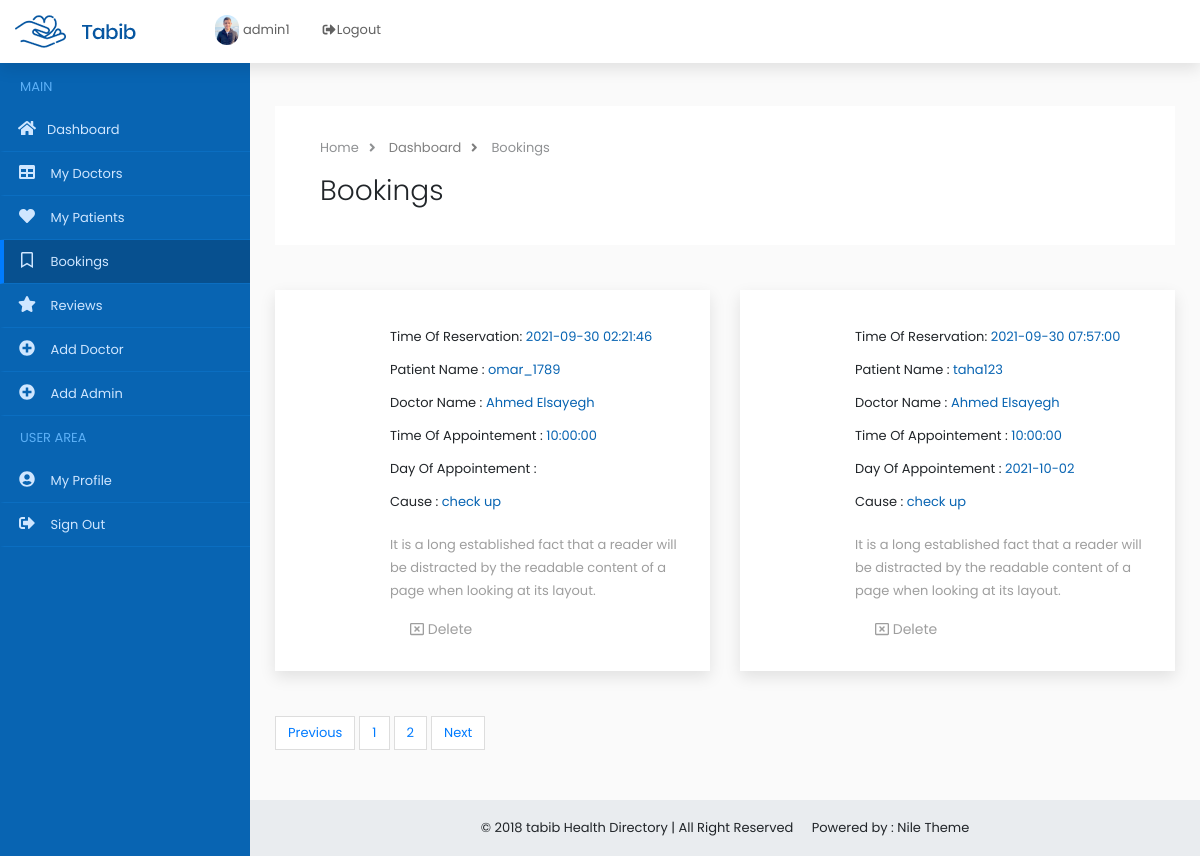
The page /admin/dashboard-bookings.php?id=1 on the database its author committed.
### tables this page shows
CREATE TABLE IF NOT EXISTS `appointment` (
  `appointment_id` int UNSIGNED NOT NULL AUTO_INCREMENT,
  `patient_id` int UNSIGNED NOT NULL,
  `doctor_id` int UNSIGNED NOT NULL,
  `cause` enum('check up','consultation') NOT NULL,
  `time_appointment` time NOT NULL,
  `time_reservation` datetime DEFAULT CURRENT_TIMESTAMP,
  `day_appointment` date DEFAULT NULL,
  PRIMARY KEY (`appointment_id`),
  KEY `patient_id` (`patient_id`,`doctor_id`),
  KEY `patient_id_2` (`patient_id`,`doctor_id`),
  KEY `time_appointment` (`time_appointment`),
  KEY `doctor_id` (`doctor_id`)
);

CREATE TABLE IF NOT EXISTS `patients` (
  `id` int UNSIGNED NOT NULL AUTO_INCREMENT,
  `username` varchar(50) NOT NULL,
  `age` tinyint NOT NULL,
  `password` varchar(50) NOT NULL,
  `phone` varchar(40) NOT NULL,
  `email` varchar(60) DEFAULT NULL,
  `gender` enum('male','female') DEFAULT NULL,
  `country` varchar(50) DEFAULT '',
  `dob` date NOT NULL,
  `address` varchar(50) NOT NULL,
  `first_name` varchar(50) NOT NULL,
  `last_name` varchar(50) NOT NULL,
  `img_path` varchar(100) DEFAULT NULL,
  PRIMARY KEY (`id`),
  UNIQUE KEY `username` (`username`)
);

CREATE TABLE IF NOT EXISTS `doctors` (
  `id` int UNSIGNED NOT NULL AUTO_INCREMENT,
  `username` varchar(50) NOT NULL,
  `address` varchar(70) NOT NULL,
  `phone` varchar(40) NOT NULL,
  `email` varchar(50) NOT NULL,
  `password` varchar(60) NOT NULL,
  `specialization` varchar(50) NOT NULL,
  `time_of_presense` time NOT NULL,
  `stay_time` tinyint NOT NULL,
  `first_name` varchar(50) NOT NULL,
  `last_name` varchar(50) NOT NULL,
  `img_path` varchar(50) DEFAULT NULL,
  `subscribe` tinyint NOT NULL DEFAULT '0',
  PRIMARY KEY (`id`),
  UNIQUE KEY `time_of_presense` (`time_of_presense`),
  UNIQUE KEY `username` (`username`),
  KEY `time_of_presense_2` (`time_of_presense`)
);

### queryHandlerclass/query.php (called while the page is built, shortened)
<?php
class queryHandler{
    public static function getData($tbname,$colname,$condition){
        if($condition == ""){
            $query = "SELECT $colname FROM $tbname";
        }else{
            $query = "SELECT $colname FROM $tbname WHERE $condition";
        }
        $sql_statement = $GLOBALS['connection']->prepare($query);
        $result = $sql_statement->execute();
        if($result){
            return $sql_statement ;
        }
        return false;
    }
}
?>

### admin/admin-pagination-f-appoint.php (called while the page is built, shortened)
<?php
 require_once '../queryHandlerclass/query.php';
 $the_boolean = queryHandler::getData('appointment','COUNT(appointment_id) as num',"1");
 $number_of_rows = $the_boolean->fetch(PDO::FETCH_ASSOC);
 $items_per_page = 2;
 $number_of_pages = ceil($number_of_rows['num'] / $items_per_page);
 $offset = $items_per_page * ($_SESSION['page_number_admin_appoint'] -1);
 $limit = $items_per_page;
?>

### admin/dashboard-bookings.php (the view, shortened to what this page needs)
<?php
require_once '../queryHandlerclass/query.php';
?>
<!DOCTYPE html>
<html lang="en-US">
<head>
    <link rel="stylesheet" href="../assets/css/animate.css" />
    <link href="../assets/css/owl.carousel.css" rel="stylesheet">
    <link href="../assets/css/owl.theme.css" rel="stylesheet">
    <link rel="stylesheet" href="../assets/css/bootstrap.min.css">
    <link rel="stylesheet" href="../assets/css/hover-min.css">
    <link rel="stylesheet" href="../assets/css/flag-icon.min.css">
    <link rel="stylesheet" href="../assets/css/style.css">
    <link rel="stylesheet" href="../assets/css/colors/main.css">
    <link rel="stylesheet" href="../assets/css/elegant_icon.css">
    <link rel="stylesheet" href="../assets/css/sb-admin.css">
</head>
<body>
    <header class="background-white box-shadow fixed-top z-index-99">
        <nav class="container-fluid header-in">
            <div class="row">
                <div class="col-xl-2 col-lg-2">
                    <img class="d-inline-block margin-tb-15px" src="../assets/img/logo-1.png" alt="">
                </div>
                <div class="col-xl-4 d-none d-xl-block">
                    <div class="nav-item dropdown float-left">
                        <?php
                        $adminusername = $_SESSION['ADMIN_NAME'] ;
                        $sql_statement = queryHandler::getData("admins","img_path","username = '$adminusername'");
                        if ($sql_statement) {
                            $result = $sql_statement->fetch(PDO::FETCH_ASSOC);
                        }
                        ?>
                        <a href="dashboard-my-profile.php" class="margin-top-15px d-inline-block text-grey-3 margin-right-15px"><img src="imgs/<?=isset($result['img_path'])? "{$result['img_path']}":"profile.png"?>" class="height-30px border-radius-30" alt=""><?=" ".$_SESSION['ADMIN_NAME']." "?></a>
                    </div>
                    <div class="nav-item float-left">
                        <a href="admin-logout.php" class="nav-link margin-top-10px" data-toggle="modal" data-target="#exampleModal">
                            <div class="text-grey-3"><i class="fa fa-fw fa-sign-out-alt"></i>Logout</div>
                        </a>
                    </div>
                </div>
            </div>
        </nav>
    </header>
    <nav class="navbar navbar-expand-lg navbar-dark z-index-9  fixed-top" id="mainNav">
        <div class="collapse navbar-collapse" id="navbarResponsive">
        <ul class="navbar-nav navbar-sidenav background-main-color admin-nav" id="admin-nav">
                <li class="nav-item">
                    <span class="nav-title-text">Main</span>
                </li>
                <li class="nav-item" data-toggle="tooltip" data-placement="right" title="Dashboard">
                    <a class="nav-link" href="dashboard-home.php">
                        <i class="fas fa-fw fa-home"></i><span class="nav-link-text">Dashboard</span>
                    </a>
                </li>
                <li class="nav-item" data-toggle="tooltip" data-placement="right" title="My Doctors">
                    <a class="nav-link" href="dashboard-my-doctors.php">
                        <i class="fa fa-fw fa-table"></i>
                        <span class="nav-link-text">My Doctors</span>
                    </a>
                </li>
                <li class="nav-item" data-toggle="tooltip" data-placement="right" title="My patients">
                    <a class="nav-link" href="dashboard-my-patients.php">
                        <i class="fa fa-fw fa-heart"></i>
                        <span class="nav-link-text">My Patients</span>
                    </a>
                </li>
                <li class="nav-item" data-toggle="tooltip" data-placement="right" title="Bookings">
                    <a class="nav-link active" href="dashboard-bookings.php">
                        <i class="far fa-fw fa-bookmark"></i>
                        <span class="nav-link-text">Bookings</span>
                    </a>
                </li>
                <li class="nav-item" data-toggle="tooltip" data-placement="right" title="Reviews">
                    <a class="nav-link" href="dashboard-reviews.php">
                        <i class="fa fa-fw fa-star"></i>
                        <span class="nav-link-text">Reviews</span>
                    </a>
                </li>
                <li class="nav-item" data-toggle="tooltip" data-placement="right" title="Add doctor">
                    <a class="nav-link" href="dashboard-add-doctor.php">
                        <i class="fa fa-fw fa-plus-circle"></i>
                        <span class="nav-link-text">Add Doctor</span>
                    </a>
                </li>
                <li class="nav-item" data-toggle="tooltip" data-placement="right" title="Add Admin">
                    <a class="nav-link " href="dashboard-add-admin.php">
                        <i class="fa fa-fw fa-plus-circle"></i>
                        <span class="nav-link-text">Add Admin</span>
                    </a>
                </li>
                <li class="nav-item">
                    <span class="nav-title-text">User Area</span>
                </li>
                <li class="nav-item" data-toggle="tooltip" data-placement="right" title="My Profile">
                    <a class="nav-link" href="dashboard-my-profile.php">
                        <i class="fa fa-fw fa-user-circle"></i>
                        <span class="nav-link-text">My Profile</span>
                    </a>
                </li>
                <li class="nav-item" data-toggle="tooltip" data-placement="right" title="sign Out">
                    <a class="nav-link" href="admin-logout.php" data-toggle="modal" data-target="#exampleModal">
                        <i class="fa fa-fw fa-sign-out-alt"></i>
                        <span class="nav-link-text">Sign Out</span>
                    </a>
                </li>
            </ul>
        </div>
    </nav>
    <div class="content-wrapper">
        <div class="container-fluid overflow-hidden">
            <div class="row margin-tb-90px margin-lr-10px sm-mrl-0px">
                <div id="page-title" class="padding-30px background-white full-width">
                    <div class="container">
                        <ol class="breadcrumb opacity-5">
                            <li><a>Home</a></li>
                            <li><a href="dashboard-home.php">Dashboard</a></li>
                            <li class="active">Bookings</li>
                        </ol>
                        <h1 class="font-weight-300">Bookings</h1>
                    </div>
                </div>
                <div class="row margin-top-45px">
                    <?php
                       require_once 'admin-pagination-f-appoint.php';
                       $appoint_boolean = queryHandler::getData("(SELECT id,username FROM patients) patients join appointment on patients.id = appointment.patient_id JOIN doctors on doctors.id = appointment.doctor_id"
                       ,"appointment.appointment_id,appointment.patient_id,appointment.time_reservation,appointment.day_appointment,appointment.time_appointment,appointment.doctor_id,appointment.cause,patients.username as patient_name,doctors.username as doctor_name",
                       "1 ORDER BY appointment.time_reservation ASC LIMIT $offset,$limit");
                       if($appoint_boolean){
                           $data_for_appointment = $appoint_boolean->fetchALL(PDO::FETCH_ASSOC);
                           if(!empty($data_for_appointment)){
                               foreach($data_for_appointment as $one_row){ ?>
                                       <div class="col-lg-6 margin-bottom-45px full-width">
                                            <div class="background-white thum-hover box-shadow  hvr-float">
                                                <div class="padding-30px full-width">
                                                    <div class="margin-left-85px">
                                                        <div class="d-block padding-tb-5px">Time Of Reservation:  <a href="#" class="text-main-color"><?= $one_row['time_reservation'] ?></a></div>
                                                        <div class="d-block padding-tb-5px"> Patient Name :  <a href="#" class="text-main-color"><?= $one_row['patient_name'] ?></a></div>
                                                        <div class="d-block padding-tb-5px">Doctor Name :  <a href="#" class="text-main-color"><?= $one_row['doctor_name'] ?></a></div>
                                                        <div class="d-block padding-tb-5px">Time Of Appointement  :  <a href="#" class="text-main-color"><?= $one_row['time_appointment'] ?></a></div>
                                                        <div class="d-block padding-tb-5px">Day Of Appointement  :  <a href="#" class="text-main-color"><?= $one_row['day_appointment'] ?></a></div>
                                                        <div class="d-block padding-tb-5px">Cause :  <a href="#" class="text-main-color"><?= $one_row['cause'] ?></a></div>
                                                        <p class="margin-top-15px text-grey-2">It is a long established fact that a reader will be distracted by the readable content of a page when looking at its layout. </p>
                                                        <a href="admin-delete-appoint.php?id=<?=$one_row['appointment_id'] ?>" class="d-inline-block margin-lr-20px text-grey-2 text-up-small"><i class="far fa-window-close"></i> Delete</a>
                                                    </div>
                                                </div>
                                            </div>
                                        </div>
                               <?php }
                           } else { ?>
                          <div class="d-block padding-tb-5px" style="margin-left: 60px;color:dodgerblue">
                          <h1 class="font-weight-300">No Appointments To Show</h1>
                          </div>
                          <?php }
                       }
                    ?>
                </div>
                <?php
                 if(!empty($data_for_appointment)){ ?>
                     <ul class="pagination pagination-md ">
                        <li class="page-item "><a class="page-link rounded-0" href="dashboard-bookings.php?state=previous">Previous</a></li>
                        <?php
                            for($i = 1; $i <= $number_of_pages;$i++){ ?>
                                <li class="page-item"><a class="page-link" href="dashboard-bookings.php?num=<?= $i ?>"><?= $i ?></a></li>
                        <?php } ?>
                        <li class="page-item"><a class="page-link rounded-0" href="dashboard-bookings.php?state=next">Next</a></li>
                    </ul>
                <?php }
                ?>
            </div>
        </div>
        <footer class="sticky-footer">
            <div class="container">
                <div class="text-center">
                    <span>© 2018 tabib Health Directory | All Right Reserved <a class="text-grey-2 margin-left-15px" target="_blank">Powered by : Nile Theme</a></span>
                </div>
            </div>
        </footer>
    </div>
</body>
</html>

### assets/css/colors/main.css (style rules this page uses)
.background-main-color { background-color: #0864b2; }
.text-main-color { color: #0864b2; }

### assets/css/sb-admin.css (style rules this page uses)
html { position: relative; min-height: 100%; }
body { overflow-x: hidden; }
.content-wrapper { min-height: calc(100vh - 56px); padding-top: 1rem; }
#mainNav .navbar-collapse { overflow: auto; max-height: 75vh; }
#mainNav .navbar-collapse .navbar-nav .nav-item .nav-link { cursor: pointer; }
.admin-nav { padding: 5px 0px 10px 0px ; }
.admin-nav .nav-title-text { padding: 10px 20px 10px 20px; display: block; text-transform: uppercase; color: #5cb0f7 }
.admin-nav > li > a { padding: 15px 15px 15px 15px; border-bottom: 1px solid #0b6ec1 ; border-left: 4px solid #0864b2; }
.admin-nav > li > a .fa-fw { margin-right: 10px; font-size: 16px; }
.admin-nav > li > a.active , .admin-nav > li > a:hover { background-color: #07508f; border-left: 4px solid #007cff; }
@media (min-width: 992px) { #mainNav .navbar-collapse { overflow: visible; max-height: none; } }
@media (min-width: 992px) { #mainNav .navbar-collapse .navbar-sidenav { padding-bottom: 100px; position: absolute; top: 0; left: 0; overflow-x: hidden; overflow-y: auto; -webkit-flex-direction: column; -ms-flex-direction: column; flex-direction: column; margin-top: 60px; } }
@media (min-width: 992px) { #mainNav .navbar-collapse .navbar-sidenav > .nav-item { width: 250px; padding: 0; } }
@media (min-width: 992px) { #mainNav .navbar-collapse .navbar-sidenav > .nav-item > .nav-link { padding: 10px 1em 10px 1em; } }
@media (min-width: 992px) { #mainNav.fixed-top .navbar-sidenav { height: calc(100vh); } }
.content-wrapper { overflow-x: hidden; }
@media (min-width: 992px) { .content-wrapper { margin-left: 250px; } }
#mainNav.navbar-dark .navbar-collapse .navbar-sidenav > .nav-item > .nav-link { color: #cfe6ff; }
footer.sticky-footer { position: absolute; right: 0; bottom: 0; width: 100%; height: 56px; background-color: #e9ecef; line-height: 55px; }
@media (min-width: 992px) { footer.sticky-footer { width: calc(100% - 250px); } }

### rows shown on the page
appointment: time_reservation "2021-09-30 02:21:46", patient.username "omar_1789", doctor.username "Ahmed Elsayegh", time_appointment "10:00:00", cause "check up"
appointment: time_reservation "2021-09-30 07:57:00", patient.username "taha123", doctor.username "Ahmed Elsayegh", time_appointment "10:00:00", day_appointment "2021-10-02", cause "check up"

### other values the page prints
$_SESSION['ADMIN_NAME'] "admin1"
